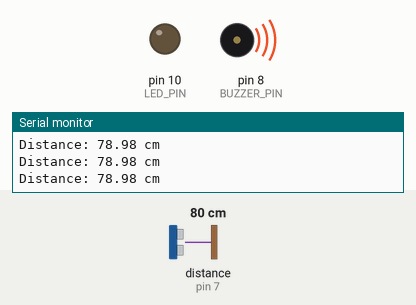
Recording of a sketch running on a simulated Arduino Uno, built with avr-gcc and run on an emulated ATmega328P. Parts: output pins drawn as LEDs (lit = HIGH), buzzer (waves = sounding, pin HIGH), the last lines printed to the serial monitor. Wiring (inferred from the names in the program): ultrasonic range finder: trigger pin 6; echo pin 7. The inputs (shaded band) are chosen by the test bench; at power-on: distance to the obstacle (sensor on pin 7) 80 cm. The echo pulse lasts 58.3 µs per cm; pins used as bus, display or sensor lines are not drawn.

Above: at 1.2 s.
1.3 s: distance to the obstacle (sensor on pin 7) set to 22 cm
2.8 s: distance to the obstacle (sensor on pin 7) set to 18 cm
At 4.0 s:
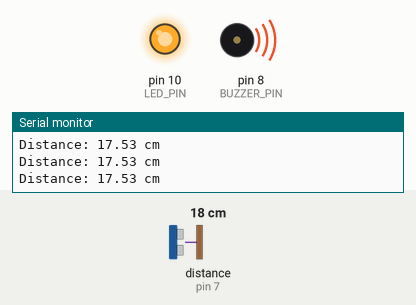
4.3 s: distance to the obstacle (sensor on pin 7) set to 12 cm
7.3 s: distance to the obstacle (sensor on pin 7) set to 9 cm
At 7.9 s:
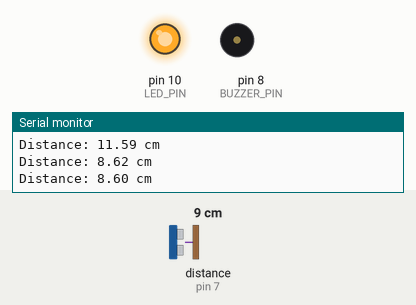
9.0 s: distance to the obstacle (sensor on pin 7) set to 35 cm
At 9.6 s:
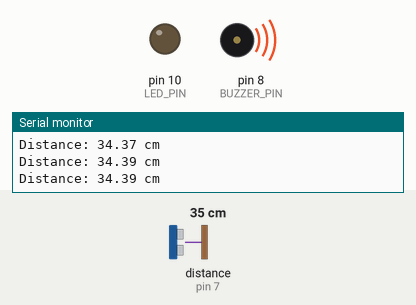
10.6 s: distance to the obstacle (sensor on pin 7) set to 2 cm
At 11.6 s:
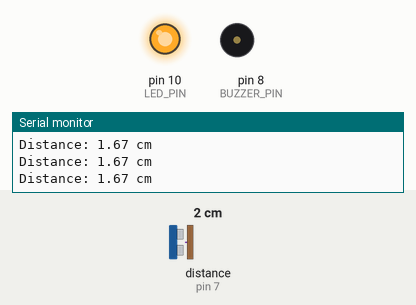
Timing chart, 0 to 13.2 s (numbered marks = the images above; inputs shaded):
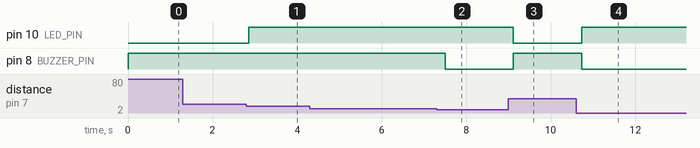

Measured:
- the behaviour switches between 21 and 20 cm on distance to the obstacle (sensor on pin 7) (found by bisection; images 0 and 1)
- the behaviour switches between 11 and 10 cm on distance to the obstacle (sensor on pin 7) (found by bisection; images 1 and 2)
- after the input at 2.8 s, pin 10 (LED_PIN): LOW → HIGH after 0.06 s
- after the input at 7.3 s, pin 8 (BUZZER_PIN): HIGH → LOW after 0.20 s
- after the input at 9.0 s, pin 10 (LED_PIN): HIGH → LOW after 0.11 s; pin 8 (BUZZER_PIN): LOW → HIGH after 0.11 s
- after the input at 10.6 s, pin 10 (LED_PIN): LOW → HIGH after 0.14 s; pin 8 (BUZZER_PIN): HIGH → LOW after 0.14 s

The sketch:

ultrasonic_sensor.ino
```cpp
const int TRIG_PIN = 6;
const int ECHO_PIN = 7;
const int LED_PIN  = 10;
const int BUZZER_PIN = 8;

const int LED_DISTANCE_THRESHOLD = 20;
const int BUZZER_DISTANCE_THRESHOLD = 10;

float duration_us, distance_cm;

void setup() {
  Serial.begin(9600);
  pinMode(TRIG_PIN, OUTPUT);
  pinMode(ECHO_PIN, INPUT);
  pinMode(LED_PIN, OUTPUT);
  pinMode(BUZZER_PIN, OUTPUT);
  digitalWrite(BUZZER_PIN, LOW);
}

void loop() {
  // Send trigger pulse
  digitalWrite(TRIG_PIN, HIGH);
  delayMicroseconds(10);
  digitalWrite(TRIG_PIN, LOW);

  // Measure the echo pulse duration
  duration_us = pulseIn(ECHO_PIN, HIGH);

  // Convert to distance in cm
  distance_cm = 0.017 * duration_us;

  // LED control
  if(distance_cm < LED_DISTANCE_THRESHOLD) {
    digitalWrite(LED_PIN, HIGH);
  } else {
    digitalWrite(LED_PIN, LOW);
  }

  // Buzzer control
  if(distance_cm <= BUZZER_DISTANCE_THRESHOLD) {
    digitalWrite(BUZZER_PIN, LOW); // buzzer ON
  } else {
    digitalWrite(BUZZER_PIN, HIGH);  // buzzer OFF
  }

  // Debug print
  Serial.print("Distance: ");
  Serial.print(distance_cm);
  Serial.println(" cm");

  delay(200); // smaller delay for faster reaction
}
```
